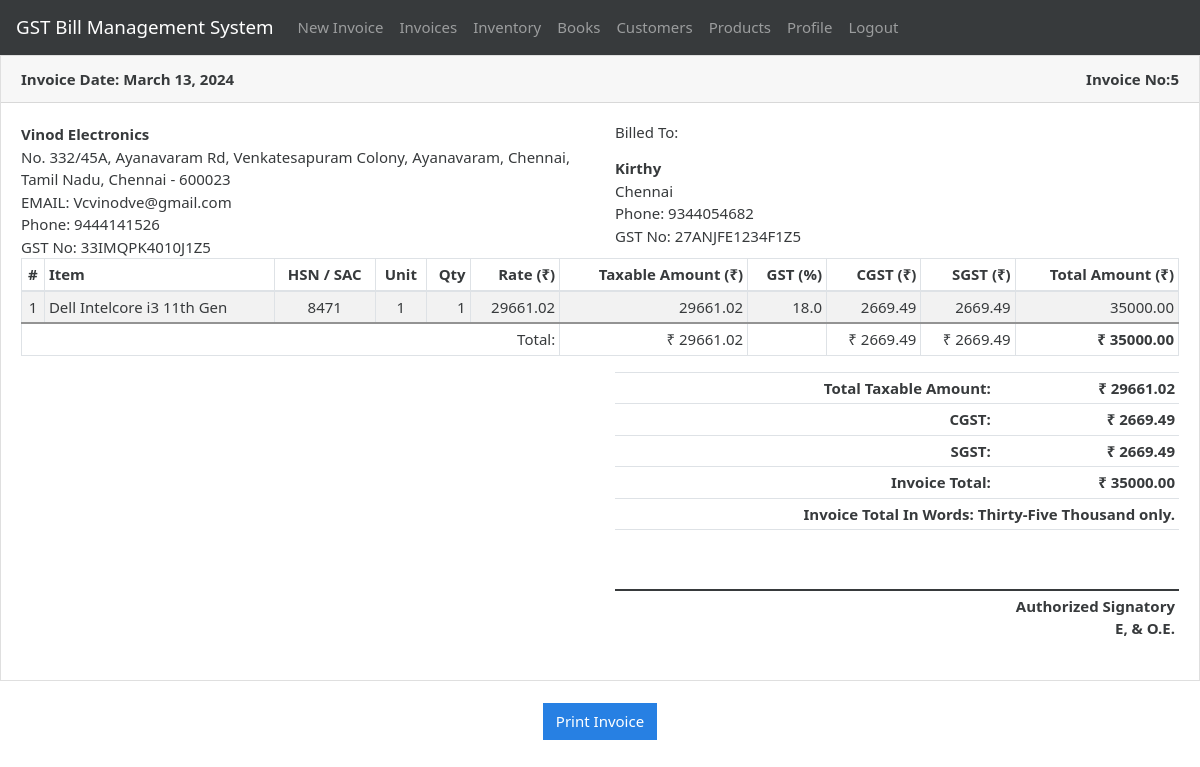
/invoice/34 (signed in), run on the app's committed database.
### gstbillingapp/models.py (models this page shows, shortened)
class Invoice(models.Model):
    user = models.ForeignKey(User, null=True, blank=True, on_delete=models.SET_NULL)
    invoice_number = models.IntegerField()
    invoice_date = models.DateField()
    invoice_customer = models.ForeignKey('Customer', on_delete=models.SET_NULL, null=True)
    invoice_json = models.TextField()
    inventory_reflected = models.BooleanField(default=True)
    books_reflected = models.BooleanField(default=True)

class UserProfile(models.Model):
    user = models.OneToOneField(User, on_delete=models.CASCADE)
    business_title = models.CharField(max_length=100, blank=True, null=True)
    business_address = models.TextField(max_length=400, blank=True, null=True)
    business_email = models.EmailField(blank=True, null=True)
    business_phone = models.CharField(max_length=10, blank=True, null=True)
    business_gst = models.CharField(max_length=15, blank=True, null=True)

### gstbillingapp/views.py (the view)
# urls.py: path('invoice/<int:invoice_id>', views.invoice_viewer, name='invoice_viewer'),
@login_required
def invoice_viewer(request, invoice_id):
    invoice_obj = get_object_or_404(Invoice, user=request.user, id=invoice_id)
    user_profile = get_object_or_404(UserProfile, user=request.user)
    context = {}
    context['invoice'] = invoice_obj
    context['invoice_data'] = json.loads(invoice_obj.invoice_json)
    print(context['invoice_data'])
    context['currency'] = "₹"
    context['total_in_words'] = num2words.num2words(int(context['invoice_data']['invoice_total_amt_with_gst']), lang='en_IN').title()
    context['user_profile'] = user_profile
    return render(request, 'gstbillingapp/invoice_printer.html', context)

### gstbillingapp/templates/gstbillingapp/invoice_printer.html (shortened to what this page needs)
{% extends "gstbillingapp/print_base.html" %}
{% block content %}
	<div class="card">
		<div class="card-header">
			<div class="row">
			<div class="col-sm-6 col-6"><strong>Invoice Date: {{invoice.invoice_date}}</strong></div>
			<div class="col-sm-6 text-right col-6"><strong>Invoice No:{{invoice.invoice_number}}</strong></div>
			</div>
		</div>
		<div class="card-body">
			<div class="row">
				<div class="col-sm-6 col-md-6 col-lg-6 col-6">
					<div>
						<strong>{{user_profile.business_title}}</strong>
					</div>
						<div id="invoice_profile_data">{{user_profile.business_address}}</div>
					{% if user_profile.business_email %}
						<div>EMAIL: {{user_profile.business_email}}</div>
					{% endif %}
					{% if user_profile.business_phone %}
						<div>Phone: {{user_profile.business_phone}}</div>
					{% endif %}
					{% if user_profile.business_gst %}
						<div>GST No: {{user_profile.business_gst}}</div>
					{% endif %}
				</div>
				<div class="col-sm-6 col-md-6 col-lg-6 col-6">
					<h6 class="mb-3">Billed To:</h6>
					<div>
						<strong>{{ invoice_data.customer_name }}</strong>
					</div>
					<div>{{ invoice_data.customer_address }}</div>
					<div>Phone: {{ invoice_data.customer_phone }}</div>
					<div>GST No: {{ invoice_data.customer_gst }}</div>
				</div>
			</div>
			<div class="table-responsive-sm">
				<table class="table table-striped table-invoice">
					<thead>
						<tr>
							<th class="text-center">#</th>
							<th class="text-left">Item</th>
							<th class="text-center">HSN / SAC</th>
							<th class="text-center">Unit</th>
							<th class="text-right">Qty</th>
							<th class="text-right">Rate ({{ currency }})</th>
							<th class="text-right">Taxable Amount ({{ currency }})</th>
							<th class="text-right">GST (%)</th>
							{% if invoice_data.igstcheck %}
								<th class="text-right">IGST ({{ currency }})</th>
							{% else %}
								<th class="text-right">CGST ({{ currency }})</th>
								<th class="text-right">SGST ({{ currency }})</th>
							{% endif %}
							<th class="text-right">Total Amount ({{ currency }})</th>
						</tr>
					</thead>
					<tbody>
						{% for item in invoice_data.items %}
						<tr>
							<td class="text-center">{{ forloop.counter }}</td>
							<td class="text-left strong">{{ item.invoice_product }}</td>
							<td class="text-center">{{ item.invoice_hsn }}</td>
							<td class="text-center">{{ item.invoice_unit }}</td>
							<td class="text-right">{{ item.invoice_qty }}</td>
							<td class="text-right">{{ item.invoice_rate_without_gst|floatformat:2 }}</td>
							<td class="text-right">{{ item.invoice_amt_without_gst|floatformat:2 }}</td>
							<td class="text-right">{{ item.invoice_gst_percentage }}</td>
							{% if invoice_data.igstcheck %}
								<td class="text-right">{{ item.invoice_amt_igst|floatformat:2 }}</td>
							{% else %}
								<td class="text-right">{{ item.invoice_amt_cgst|floatformat:2 }}</td>
								<td class="text-right">{{ item.invoice_amt_sgst|floatformat:2 }}</td>
							{% endif %}
							<td class="text-right">{{ item.invoice_amt_with_gst|floatformat:2 }}</td>
						</tr>
						{% endfor %}
						<tr id="table-invoice-total-row">
							{% if invoice_data.igstcheck %}
								<td class="text-right" colspan="6">Total: </td>
								<td class="text-right">{{ currency }} {{ invoice_data.invoice_total_amt_without_gst|floatformat:2 }}</td>
								<td class="text-right"></td>
								<td class="text-right">{{ currency }} {{invoice_data.invoice_total_amt_igst|floatformat:2 }}</td>
							{% else %}
								<td class="text-right" colspan="6">Total: </td>
								<td class="text-right">{{ currency }} {{ invoice_data.invoice_total_amt_without_gst|floatformat:2 }}</td>
								<td class="text-right"></td>
								<td class="text-right">{{ currency }} {{invoice_data.invoice_total_amt_cgst|floatformat:2 }}</td>
								<td class="text-right">{{ currency }} {{invoice_data.invoice_total_amt_sgst|floatformat:2 }}</td>
							{% endif %}
							<td class="text-right"><strong>{{ currency }} {{ invoice_data.invoice_total_amt_with_gst|floatformat:2 }}</strong></td>
						</tr>
					</tbody>
				</table>
			</div>
			<div class="row">
				<div class="col-sm-6 col-lg-6 col-md-6">
				</div>
				<div class="col-sm-6 col-lg-6 col-md-6">
					<table class="table text-right" id="invoice-grand-total-table">
						<tr>
							<td>Total Taxable Amount: </td>
							<td>{{ currency }} {{ invoice_data.invoice_total_amt_without_gst|floatformat:2 }}</td>
						</tr>
						{% if invoice_data.igstcheck %}
							<tr>
								<td>IGST: </td>
								<td>{{ currency }} {{ invoice_data.invoice_total_amt_igst|floatformat:2 }}</td>
							</tr>
						{% else %}
							<tr>
								<td>CGST: </td>
								<td>{{ currency }} {{ invoice_data.invoice_total_amt_cgst|floatformat:2 }}</td>
							</tr>
							<tr>
								<td>SGST: </td>
								<td>{{ currency }} {{ invoice_data.invoice_total_amt_sgst|floatformat:2 }}</td>
							</tr>
						{% endif %}
						<tr>
							<td>Invoice Total: </td>
							<td>{{ currency }} {{invoice_data.invoice_total_amt_with_gst|floatformat:2 }}</td>
						</tr>
						<tr>
							<td colspan="2" class="text-middle">
								Invoice Total In Words: {{ total_in_words }} only.
							</td>
						</tr>
						<tr id="invoice-signature-row">
							<td colspan="2"></td>
						</tr>
						<tr id="invoice-signature-text-row">
							<td colspan="2">Authorized Signatory<br> E, & O.E.	</td>
						</tr>
					</table>
				</div>
			</div>
		</div>
	</div>
	<div class="text-center mb-3"><br>
	<button onclick="window.print();" class="btn btn-primary d-print-none">Print Invoice</button>
    </div>
{% endblock %}

### gstbillingapp/static/gstbillingapp/main.css (style rules this page uses)
.table-invoice td, .table-invoice th { border: solid #dee2e6 1px; }
.table-invoice td, .table-invoice th { padding: .25rem; }
#table-invoice-total-row { border-top: 2px solid #939393; background: white; }
#invoice-grand-total-table td { font-weight: bold; padding: .25rem; }
#invoice-signature-text-row { border-top: : 2px solid; }
#invoice-signature-row { border-bottom: 2px solid; height: 4em; }
#invoice_profile_data { white-space: pre-line; }

### data on the page
Invoice: invoice_date "March 13, 2024", invoice_number "5"
UserProfile: business_title "Vinod Electronics", business_address "No. 332/45A, Ayanavaram Rd, Venkatesapuram Colony, Ayanavaram, Chennai, Tamil Nadu, Chennai - 600023", business_email "Vcvinodve@gmail.com", business_phone "9444141526", business_gst "33IMQPK4010J1Z5"

### other printed values
{{ invoice_data.customer_name }} "Kirthy"
{{ invoice_data.customer_address }} "Chennai"
{{ invoice_data.customer_phone }} "9344054682"
{{ invoice_data.customer_gst }} "27ANJFE1234F1Z5"
{{ currency }} "₹"
{{ item.invoice_product }} "Dell Intelcore i3 11th Gen"
{{ item.invoice_hsn }} "8471"
{{ item.invoice_unit }} "1"
{{ item.invoice_qty }} "1"
{{ item.invoice_rate_without_gst|floatformat:2 }} "29661.02"
{{ item.invoice_amt_without_gst|floatformat:2 }} "29661.02"
{{ item.invoice_gst_percentage }} "18.0"
{{ item.invoice_amt_cgst|floatformat:2 }} "2669.49"
{{ item.invoice_amt_sgst|floatformat:2 }} "2669.49"
{{ item.invoice_amt_with_gst|floatformat:2 }} "35000.00"
